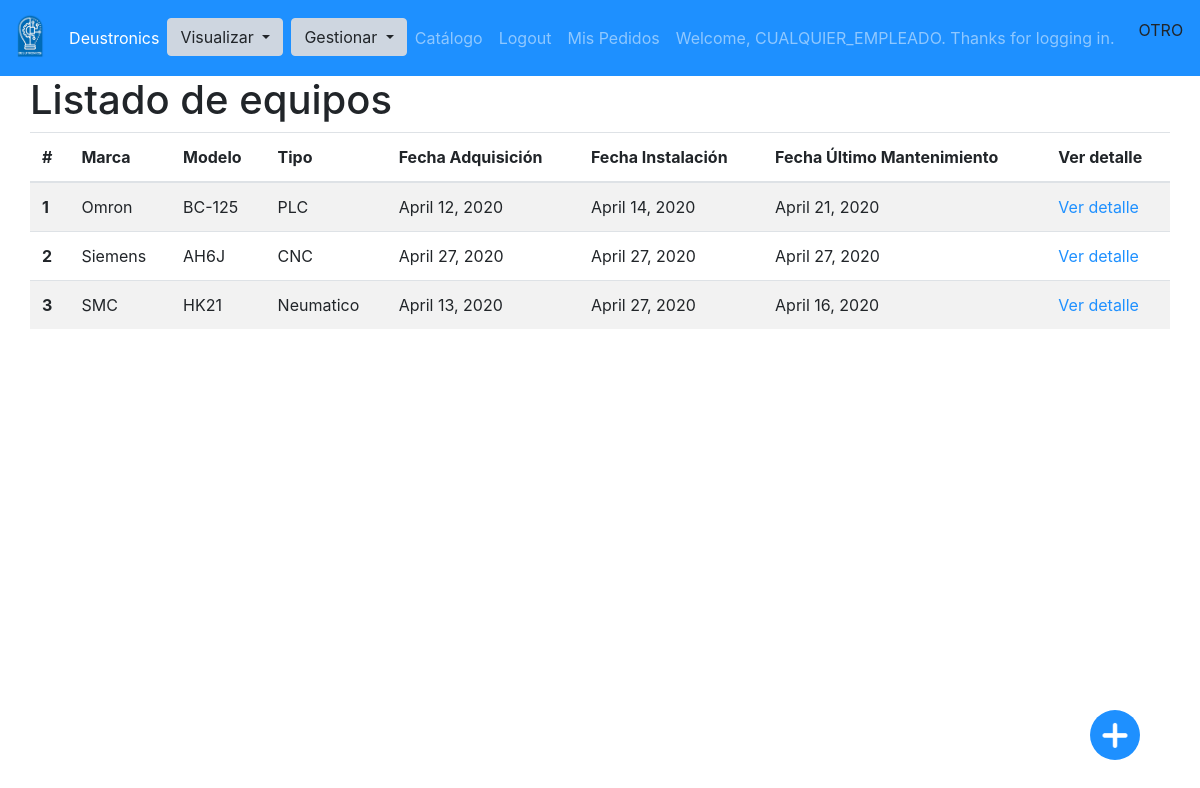
Page /equipos/ (signed in) on the committed database.
### app/models.py (models this page shows, shortened)
class Equipo(models.Model):
    marca = models.CharField(max_length=100)
    modelo = models.CharField(max_length=100)
    tipo = models.ForeignKey(TipoEquipo, on_delete=models.SET_NULL, null=True)
    fecha_adquisicion = models.DateField()
    fecha_instalacion = models.DateField()
    fecha_ultimo_mantenimiento = models.DateField()

class TipoEquipo(models.Model):
    nombre = models.CharField(max_length=100)
    def __str__(self):
       return self.nombre

### app/views.py (the view, shortened to what this page needs)
# urls.py: path('equipos/', login_required(views.EquipoListView.as_view()), name='equipo_lista'),
class EquipoListView(View):
    def get(self, request, *args, **kwargs):
        context = {
            'equipos': Equipo.objects.all(),
            'form': EquipoForm(),  #Borrar
            'urlBotonFlotante':reverse('equipo_create')
        }
        return render(request, "equipo_lista.html", context)

### app/templatetags/sesion_tags.py (called while the page is built)
@register.filter(name='has_group')
def has_group(user, group_name):
    return user.groups.filter(name=group_name).exists()

### app/templates/equipo_lista.html
{%extends 'base.html'%} {% block content%}
<h1>
  Listado de equipos
</h1>
<table class="table table-striped">
  <thead>
    <tr>
      <th scope="col">#</th>
      <th scope="col">Marca</th>
      <th scope="col">Modelo</th>
      <th scope="col">Tipo</th>
      <th scope="col">Fecha Adquisición</th>
      <th scope="col">Fecha Instalación</th>
      <th scope="col">Fecha Último Mantenimiento</th>
      <th scope="col">Ver detalle</th>
    </tr>
  </thead>
  <tbody>
    {%for equipo in equipos%}
    <tr>
      <th scope="row">{{equipo.id}}</th>
      <td>{{equipo.marca}}</td>
      <td>{{equipo.modelo}}</td>
      <td>{{equipo.tipo}}</td>
      <td>{{equipo.fecha_adquisicion}}</td>
      <td>{{equipo.fecha_instalacion}}</td>
      <td>{{equipo.fecha_ultimo_mantenimiento}}</td>
      <td><a href="{%url 'equipo_detalle' equipo.id %}"> Ver detalle</a></td>
    </tr>
    {%endfor%}
  </tbody>
</table>
{%endblock%}

### app/templates/base.html (shortened to what this page needs)
{%load static %}
{% load sesion_tags  %}
<!DOCTYPE html>
<html lang="en">
<head>
  <link rel="stylesheet" href="{% static 'main.css'%}" />
</head>
<body>
  {% block nav%}
  <nav class="navbar navbar-expand-lg navbar-dark bg-primary">
    <a class="navbar-brand" href="{%url 'index' %}"><img src="{% static 'Desuto5.png' %}" alt="" id="logo" /></a>
    <div class="collapse navbar-collapse" id="navbarNavAltMarkup">
      <div class="navbar-nav">
        <a class="nav-item nav-link active" href="{%url 'index' %}">Deustronics </a>
        <div class="btn-group">
          <div class="dropdown mr-2">
            <button class="btn btn-secondary dropdown-toggle" type="button" id="dropdownMenuButton"
              data-toggle="dropdown" aria-haspopup="true" aria-expanded="false">
              Visualizar
            </button>
          </div>
          <div class="dropdown dropdown-dark">
            <button class="btn btn-secondary dropdown-toggle" type="button" id="dropdownMenuButton"
              data-toggle="dropdown" aria-haspopup="true" aria-expanded="false">
              Gestionar
            </button>
          </div>
        </div>
        <a class="nav-item nav-link" href="{%url 'catalogo_lista' %}">Catálogo</a>
        <a class="nav-item nav-link" href="{%url 'logout' %}">Logout</a>
        <a class="nav-item nav-link" href="{%url 'mis_pedidos' %}">Mis Pedidos</a>
        {% if user.is_authenticated %}
        <span class="nav-item nav-link ml-auto">Welcome, {{ user.get_username }}. Thanks for logging in.</span>
        {% else %}
        <span class="nav-item nav-link ml-auto">Welcome, new user. Please log in.</span>
        {% endif %}
        {% if request.user|has_group:"EMPLEADO" %}
          <span class="nav-item nav-link ml-auto">empleado</span>
        {% elif request.user|has_group:"CLIENTE" %}
        <span class="nav-item nav-link ml-auto"> CLIENTE</span>
        {% elif request.user|has_group:"RESPONSABLE" %}
        <span class="nav-item nav-link ml-auto"></span>  RESPONSABLE</span>
        {%else%}
        <span class="nav-item nav-link ml-auto"></span>  OTRO</span>
        {%endif%}
      </div>
  </nav>
  {%endblock%}
  <div class="container fill">
    <div class="row">
      {%block content %} {%endblock%}
    </div>
  </div>
  {%if urlBotonFlotante%}
  <a id="botonFlotante" href="{{urlBotonFlotante}}">
    <div class="botonFlotantePadre">
      <span class="botonFlotanteHijo">
        <img id="iconoAñadir" src="{% static 'icons/ArturMas.png' %}" alt="Añadir">
      </span>
    </div>
  </a>
  {%endif%}
</body>
</html>

### rows in the picture
Equipo: id "1", marca "Omron", modelo "BC-125", tipo "PLC", fecha_adquisicion "April 12, 2020", fecha_instalacion "April 14, 2020", fecha_ultimo_mantenimiento "April 21, 2020"
Equipo: id "2", marca "Siemens", modelo "AH6J", tipo "CNC", fecha_adquisicion "April 27, 2020", fecha_instalacion "April 27, 2020", fecha_ultimo_mantenimiento "April 27, 2020"
Equipo: id "3", marca "SMC", modelo "HK21", tipo "Neumatico", fecha_adquisicion "April 13, 2020", fecha_instalacion "April 27, 2020", fecha_ultimo_mantenimiento "April 16, 2020"

### other values in the picture
{{ user.get_username }} "CUALQUIER_EMPLEADO"
